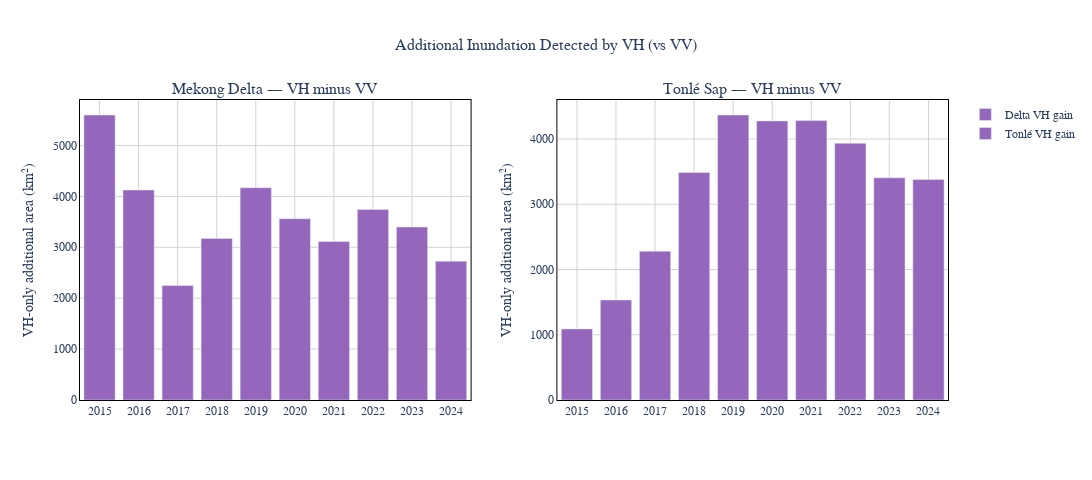

Write notebook code for a chart like this one.
### Code cell
# === Cell 10: Figure 4 - VH Gain Analysis ===
def fig_vh_gain(df_delta, df_ts):
    fig = create_dual_subplot("Mekong Delta — VH minus VV", "Tonlé Sap — VH minus VV", height=480, width=1200)
    if "vh_gain_km2" in df_delta.columns and len(df_delta):
        fig.add_trace(go.Bar(x=df_delta["year"], y=df_delta["vh_gain_km2"], name="Delta VH gain",
                             marker_color=COLORS["gain"]), row=1, col=1)
    else:
        fig.add_annotation(text="No data", xref="paper", yref="paper", x=0.5, y=0.5, showarrow=False, row=1, col=1)
    if "vh_gain_km2" in df_ts.columns and len(df_ts):
        fig.add_trace(go.Bar(x=df_ts["year"], y=df_ts["vh_gain_km2"], name="Tonlé VH gain",
                             marker_color=COLORS["gain"]), row=1, col=2)
    else:
        fig.add_annotation(text="No data", xref="paper", yref="paper", x=0.5, y=0.5, showarrow=False, row=1, col=2)
    fig.update_yaxes(title_text="VH-only additional area (km²)", row=1, col=1)
    fig.update_yaxes(title_text="VH-only additional area (km²)", row=1, col=2)
    return finalize_figure(fig, "Additional Inundation Detected by VH (vs VV)", ASSETS / "fig_vh_gain.json")

fig4 = fig_vh_gain(df_delta, df_ts)
fig4.show()

### Figure 1 — Plotly figure (JSON) as saved in the notebook; plotly's stock layout.template omitted (floating-point values rounded to 4 significant figures)
{"data": [{"marker": {"color": "#9467bd"}, "name": "Delta VH gain", "type": "bar", "x": [2015, 2016, 2017, 2018, 2019, 2020, 2021, 2022, 2023, 2024], "xaxis": "x", "y": [5599.0, 4126.0, 2248.0, 3174.0, 4170.0, 3561.0, 3113.0, 3743.0, 3399.0, 2728.0], "yaxis": "y"}, {"marker": {"color": "#9467bd"}, "name": "Tonlé VH gain", "type": "bar", "x": [2015, 2016, 2017, 2018, 2019, 2020, 2021, 2022, 2023, 2024], "xaxis": "x2", "y": [1090.0, 1533.0, 2281.0, 3489.0, 4369.0, 4278.0, 4283.0, 3936.0, 3405.0, 3381.0], "yaxis": "y2"}], "layout": {"annotations": [{"font": {"size": 16}, "showarrow": false, "text": "Mekong Delta — VH minus VV", "x": 0.225, "xanchor": "center", "xref": "paper", "y": 1, "yanchor": "bottom", "yref": "paper"}, {"font": {"size": 16}, "showarrow": false, "text": "Tonlé Sap — VH minus VV", "x": 0.775, "xanchor": "center", "xref": "paper", "y": 1, "yanchor": "bottom", "yref": "paper"}], "font": {"family": "Arial, sans-serif", "size": 12}, "height": 480, "hovermode": "x unified", "paper_bgcolor": "white", "plot_bgcolor": "white", "showlegend": true, "title": {"font": {"size": 16}, "text": "Additional Inundation Detected by VH (vs VV)", "x": 0.5, "xanchor": "center"}, "width": 1200, "xaxis": {"anchor": "y", "autorange": true, "domain": [0, 0.45], "dtick": 1, "gridcolor": "lightgray", "linecolor": "black", "linewidth": 1, "mirror": true, "range": [2014.0, 2024.0], "showline": true, "type": "linear"}, "xaxis2": {"anchor": "y2", "autorange": true, "domain": [0.55, 1], "dtick": 1, "gridcolor": "lightgray", "linecolor": "black", "linewidth": 1, "mirror": true, "range": [2014.0, 2024.0], "showline": true, "type": "linear"}, "yaxis": {"anchor": "x", "autorange": true, "domain": [0, 1], "gridcolor": "lightgray", "linecolor": "black", "linewidth": 1, "mirror": true, "range": [0, 5894.0], "showline": true, "title": {"text": "VH-only additional area (km²)"}, "type": "linear"}, "yaxis2": {"anchor": "x2", "autorange": true, "domain": [0, 1], "gridcolor": "lightgray", "linecolor": "black", "linewidth": 1, "mirror": true, "range": [0, 4599.0], "showline": true, "title": {"text": "VH-only additional area (km²)"}, "type": "linear"}}}
